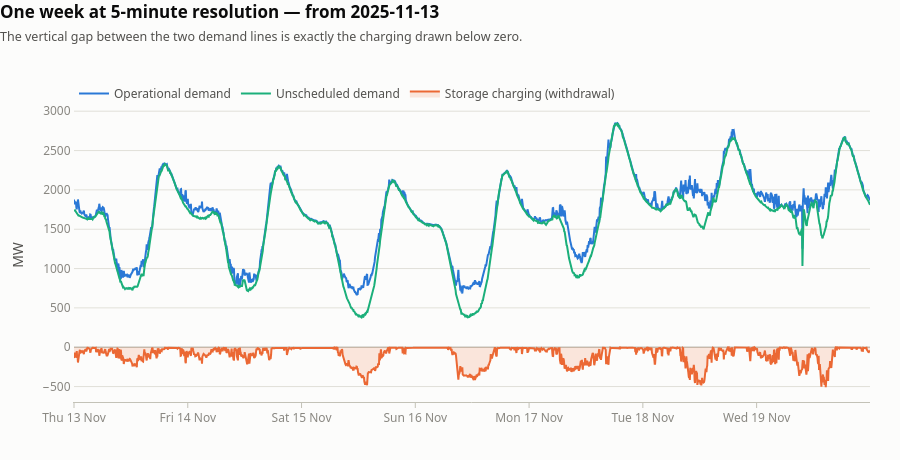

Notebook cell for this chart:
### Markdown cell above
### 2. One week, at full 5-minute resolution

Averaging hides what makes storage interesting — how sharply it moves. This keeps every 5-minute
reading and narrows the window to a week instead.

`ANCHOR` is the day of 2025's lowest unscheduled demand (386 MW). Change it to look at any other
week: `2025-01-20` is the annual demand peak (4,454 MW), `2025-12-26` the deepest charging day.

### Code cell
# ── Chart 2: one week in 5-minute detail ─────────────────────────────────────
ANCHOR = pd.Timestamp("2025-11-16")     # lowest unscheduled demand of 2025
start  = ANCHOR - pd.Timedelta(days=3)
wk = d05[(d05.ts >= start) & (d05.ts < start + pd.Timedelta(days=7))]

fig = go.Figure()
fig.add_trace(go.Scatter(
    x=wk.ts, y=wk.operational_demand_mw, name="Operational demand",
    line=dict(color=BLUE, width=2),
    hovertemplate="%{y:.0f} MW<extra>Operational demand</extra>"))
fig.add_trace(go.Scatter(
    x=wk.ts, y=wk.unscheduled_demand_mw, name="Unscheduled demand",
    line=dict(color=AQUA, width=2),
    hovertemplate="%{y:.0f} MW<extra>Unscheduled demand</extra>"))
fig.add_trace(go.Scatter(
    x=wk.ts, y=wk.withdrawal_mw, name="Storage charging (withdrawal)",
    line=dict(color=ORANGE, width=2), fill="tozeroy", fillcolor="rgba(235,104,52,0.16)",
    hovertemplate="%{y:.0f} MW<extra>Withdrawal</extra>"))

fig.update_yaxes(title_text="MW", zeroline=True, zerolinecolor=AXIS, zerolinewidth=1.5)
fig.update_xaxes(dtick=86400000, tickformat="%a %d %b")
style(fig, f"One week at 5-minute resolution — from {start.date()}",
      "The vertical gap between the two demand lines is exactly the charging drawn below zero.",
      height=460)
fig.show()

### Figure 1 — Plotly figure (JSON) as saved in the notebook; plotly's stock layout.template omitted (floating-point values rounded to 4 significant figures; data arrays with more than 128 entries replaced by an {"elided": "..."} marker saying what was removed)
{"data": [{"hovertemplate": "%{y:.0f} MW<extra>Operational demand</extra>", "line": {"color": "#2a78d6", "width": 2}, "name": "Operational demand", "type": "scatter", "x": {"elided": "2016 str values"}, "y": {"elided": "2016 float values"}}, {"hovertemplate": "%{y:.0f} MW<extra>Unscheduled demand</extra>", "line": {"color": "#1baf7a", "width": 2}, "name": "Unscheduled demand", "type": "scatter", "x": {"elided": "2016 str values"}, "y": {"elided": "2016 float values"}}, {"fill": "tozeroy", "fillcolor": "rgba(235,104,52,0.16)", "hovertemplate": "%{y:.0f} MW<extra>Withdrawal</extra>", "line": {"color": "#eb6834", "width": 2}, "name": "Storage charging (withdrawal)", "type": "scatter", "x": {"elided": "2016 str values"}, "y": {"elided": "2016 float values"}}], "layout": {"font": {"color": "#52514e", "family": "system-ui, -apple-system, Segoe UI, sans-serif", "size": 12}, "height": 460, "hovermode": "x unified", "legend": {"bgcolor": "rgba(0,0,0,0)", "font": {"color": "#52514e"}, "orientation": "h", "x": 0, "y": 1, "yanchor": "bottom"}, "margin": {"b": 58, "l": 74, "r": 30, "t": 108}, "paper_bgcolor": "#fcfcfb", "plot_bgcolor": "#fcfcfb", "title": {"font": {"color": "#0b0b0b", "size": 17}, "text": "<b>One week at 5-minute resolution — from 2025-11-13</b><br><span style='font-size:12.5px;color:#52514e'>The vertical gap between the two demand lines is exactly the charging drawn below zero.</span>", "x": 0, "xanchor": "left", "y": 0.96}, "xaxis": {"dtick": 86400000, "linecolor": "#c3c2b7", "showgrid": false, "tickcolor": "#c3c2b7", "tickfont": {"color": "#898781"}, "tickformat": "%a %d %b", "ticks": "outside"}, "yaxis": {"gridcolor": "#e1e0d9", "linecolor": "rgba(0,0,0,0)", "tickfont": {"color": "#898781"}, "title": {"text": "MW"}, "zeroline": true, "zerolinecolor": "#c3c2b7", "zerolinewidth": 1.5}}}
